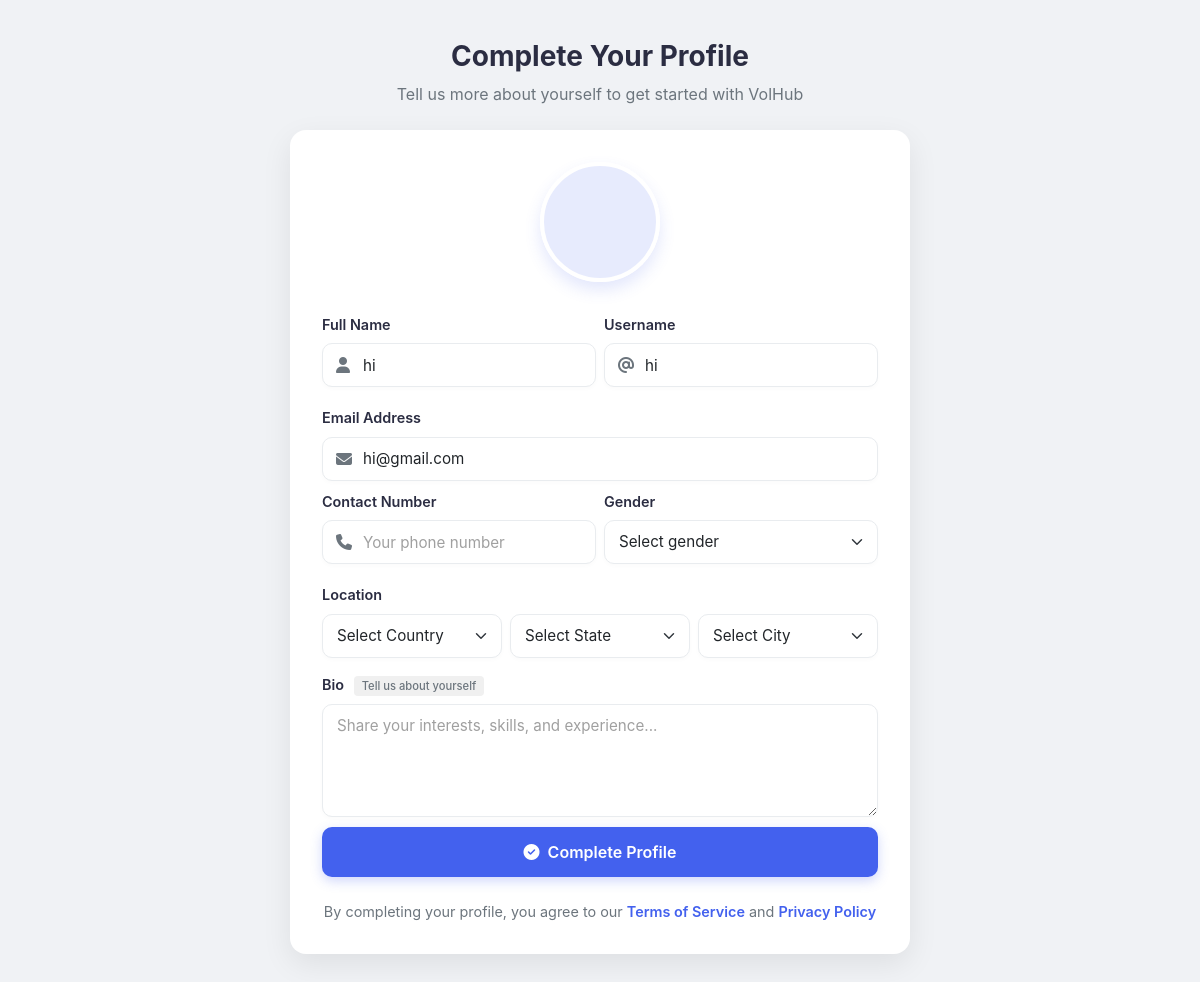
Page /User/create-profile/ (signed in) on the committed database.
### Guest/models.py (models this page shows, shortened)
class tbl_user(models.Model):
    user_email = models.EmailField(max_length=50, unique=True)
    user_name = models.CharField(max_length=50, null=True, blank=True)
    user_username = models.CharField(max_length=50, null=True, blank=True)
    user_contact = models.CharField(max_length=10, null=True, blank=True)
    user_address = models.CharField(max_length=100, null=True, blank=True)
    user_password = models.CharField(max_length=128, null=True, blank=True)  # Store hashed password
    user_city = models.ForeignKey(tbl_city, on_delete=models.CASCADE, null=True)
    user_photo = models.FileField(upload_to="Assets/Files/User", null=True, blank=True)
    user_gender = models.CharField(max_length=100, null=True, blank=True)
    user_bio = models.TextField(null=True, blank=True)
    user_links = models.TextField(null=True, blank=True)  # Store as JSON (GitHub, LinkedIn, etc.)
    user_degree_type = models.CharField(max_length=50, null=True, blank=True)
    user_institution = models.CharField(max_length=100, null=True, blank=True)
    user_field_of_study = models.CharField(max_length=100, null=True, blank=True)
    user_graduation_month = models.IntegerField(null=True, blank=True)  # Store as month number (1-12)
    user_graduation_year = models.IntegerField(null=True, blank=True)  # Store as year (YYYY)
    user_emergency_name = models.CharField(max_length=100, null=True, blank=True)
    user_emergency_phone = models.CharField(max_length=15, null=True, blank=True)
    user_organization_name = models.CharField(max_length=100, null=True, blank=True)
    user_job_title = models.CharField(max_length=100, null=True, blank=True)
    user_industry = models.CharField(max_length=100, null=True, blank=True)
    user_location = models.CharField(max_length=100, null=True, blank=True)
    user_official_address = models.CharField(max_length=200, null=True, blank=True)
    user_official_contact_number = models.CharField(max_length=15, null=True, blank=True)
    is_basic_profile_complete = models.BooleanField(default=False)
    is_volunteer_profile_complete = models.BooleanField(default=False)
    is_organizer_profile_complete = models.BooleanField(default=False)
    user_past_volunteering = models.TextField(null=True, blank=True)
    user_type = models.CharField(max_length=10, choices=USER_TYPES, default='volunteer')
    user_visibility = models.BooleanField(default=False)  # If true, profile is public and visible to anyone

### User/views.py (the view, shortened to what this page needs)
# urls.py: path('create-profile/', views.create_profile, name='create_profile'),
def create_profile(request):
    country = tbl_country.objects.all()
    state = tbl_state.objects.all()
    thisUser = tbl_user.objects.get(id=request.session['u_id'])
    return render(request, 'User/create_profile.html', {
        'country': country, 'state': state, 'thisUser': thisUser
    })

### User/templates/User/create_profile.html (shortened to what this page needs)
<!DOCTYPE html>
<html lang="en">
<head>
    <link href="https://cdn.jsdelivr.net/npm/bootstrap@5.3.0/dist/css/bootstrap.min.css" rel="stylesheet">
    <link rel="stylesheet" href="https://cdnjs.cloudflare.com/ajax/libs/font-awesome/6.4.0/css/all.min.css">
</head>
<body>
    <div class="profile-container">
        <div class="profile-header">
            <h1 class="profile-title">Complete Your Profile</h1>
            <p class="profile-subtitle">Tell us more about yourself to get started with VolHub</p>
        </div>
        <form method="POST" enctype="multipart/form-data" id="profile-form">
            <div class="profile-card">
                <div class="profile-photo-wrapper">
                    <label for="txt_photo" class="profile-photo" id="photo-preview">
                    </label>
                </div>
                <div class="form-row">
                    <div class="form-col">
                        <div class="form-group">
                            <label class="form-label" for="txt_name">Full Name</label>
                            <div class="input-with-icon">
                                <i class="fas fa-user input-icon"></i>
                                <input type="text" id="txt_name" name="txt_name" class="form-control" value="{{ thisUser.user_name }}" placeholder="Your full name" required>
                            </div>
                        </div>
                    </div>
                    <div class="form-col">
                        <div class="form-group">
                            <label class="form-label" for="txt_username">Username</label>
                            <div class="input-with-icon">
                                <i class="fas fa-at input-icon"></i>
                                <input type="text" id="txt_username" name="txt_username" class="form-control" value="{{ thisUser.user_username }}" placeholder="Choose a username" required>
                            </div>
                        </div>
                    </div>
                </div>
                <div class="form-group">
                    <label class="form-label" for="txt_email">Email Address</label>
                    <div class="input-with-icon">
                        <i class="fas fa-envelope input-icon"></i>
                        <input type="email" id="txt_email" name="txt_email" class="form-control" value="{{ thisUser.user_email }}" placeholder="Your email address" required>
                    </div>
                </div>
                <div class="form-row">
                    <div class="form-col">
                        <div class="form-group">
                            <label class="form-label" for="txt_contact">Contact Number</label>
                            <div class="input-with-icon">
                                <i class="fas fa-phone input-icon"></i>
                                <input type="text" id="txt_contact" name="txt_contact" class="form-control" maxlength="10" placeholder="Your phone number" required>
                            </div>
                        </div>
                    </div>
                    <div class="form-col">
                        <div class="form-group">
                            <label class="form-label" for="txt_gender">Gender</label>
                            <select id="txt_gender" name="txt_gender" class="form-select" required>
                                <option value="" disabled selected>Select gender</option>
                            </select>
                        </div>
                    </div>
                </div>
                <div class="form-group">
                    <label class="form-label">Location</label>
                    <div class="location-group">
                        <div>
                            <select name="sel_country" id="sel_country" class="form-select" required>
                                <option value="">Select Country</option>
                            </select>
                        </div>
                        <div>
                            <select name="sel_state" id="sel_state" class="form-select" required>
                                <option value="">Select State</option>
                            </select>
                        </div>
                        <div>
                            <select name="sel_city" id="sel_city" class="form-select" required>
                                <option value="">Select City</option>
                            </select>
                        </div>
                    </div>
                </div>
                <div class="form-group">
                    <label class="form-label" for="txt_bio">Bio <span class="optional-badge">Tell us about yourself</span></label>
                    <textarea id="txt_bio" name="txt_bio" class="form-control" rows="4" placeholder="Share your interests, skills, and experience..." required></textarea>
                </div>
                <button type="submit" class="btn btn-primary w-100">
                    <i class="fas fa-check-circle me-2"></i>Complete Profile
                </button>
                <div class="form-footer">
                    By completing your profile, you agree to our <a href="#">Terms of Service</a> and <a href="#">Privacy Policy</a>
                </div>
            </div>
        </form>
    </div>
</body>
</html>

### User/templates/User/create_profile.html (style rules this page uses)
:root { --primary: #4361ee; --primary-light: #4361ee20; --secondary: #3f37c9; --surface: #ffffff; --background: #f0f2f5; --text: #2b2d42; --text-secondary: #6c757d; --border: #e9ecef; --success: #4cc9a0; --error: #ef476f; }
body { background-color: var(--background); min-height: 100vh; display: flex; align-items: center; justify-content: center; font-family: 'Inter', -apple-system, BlinkMacSystemFont, 'Segoe UI', Roboto, Oxygen, Ubuntu, Cantarell, sans-serif; color: var(--text); padding: 40px 0; margin: 0; }
.profile-container { width: 100%; max-width: 620px; margin: auto; }
.profile-header { text-align: center; margin-bottom: 24px; }
.profile-title { font-size: 1.75rem; font-weight: 700; color: var(--text); margin-bottom: 8px; }
.profile-subtitle { font-size: 1rem; color: var(--text-secondary); margin-bottom: 0; }
.profile-card { background: var(--surface); border-radius: 16px; box-shadow: 0 10px 30px rgba(0, 0, 0, 0.08); width: 100%; padding: 32px; margin: auto; }
.profile-photo-wrapper { display: flex; justify-content: center; margin-bottom: 32px; }
.profile-photo { width: 120px; height: 120px; border-radius: 50%; background-color: var(--primary-light); display: flex; justify-content: center; align-items: center; overflow: hidden; position: relative; border: 4px solid var(--surface); box-shadow: 0 8px 16px rgba(67, 97, 238, 0.15); transition: all 0.3s ease; cursor: pointer; }
.form-group { margin-bottom: 10px; }
.form-label { font-size: 0.9rem; font-weight: 600; color: var(--text); margin-bottom: 8px; display: block; }
.form-control, .form-select { border-radius: 10px; border: 1px solid var(--border); padding: 10px 14px; height: 44px; font-size: 0.95rem; box-shadow: 0 2px 5px rgba(0, 0, 0, 0.02); transition: all 0.3s ease; margin-bottom: 6px; }
.form-control::placeholder { color: #a0a0a0; }
textarea.form-control { height: auto; min-height: 100px; resize: vertical; }
.location-group { display: grid; grid-template-columns: 1fr 1fr 1fr; gap: 8px; margin-bottom: 6px; }
.btn-primary { background-color: var(--primary); border: none; border-radius: 10px; height: 50px; font-weight: 600; font-size: 1rem; padding: 0 24px; transition: all 0.3s ease; box-shadow: 0 4px 12px rgba(67, 97, 238, 0.25); }
.input-with-icon { position: relative; }
.input-with-icon .form-control { padding-left: 40px; }
.input-icon { position: absolute; left: 14px; top: 50%; transform: translateY(-50%); color: var(--text-secondary); }
.optional-badge { font-size: 0.7rem; color: var(--text-secondary); background-color: #f0f0f0; padding: 0.2rem 0.5rem; border-radius: 4px; margin-left: 6px; font-weight: 500; }
.form-footer { text-align: center; margin-top: 24px; font-size: 0.9rem; color: var(--text-secondary); }
.form-footer a { color: var(--primary); text-decoration: none; font-weight: 600; }
.form-row { display: flex; flex-wrap: wrap; gap: 8px; margin-bottom: 10px; }
.form-col { flex: 1; min-width: 0; }

### rows in the picture
tbl_user: txt_name "hi", txt_username "hi", txt_email "hi@gmail.com"
